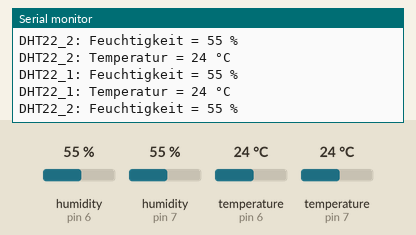
A sketch run on a simulated Arduino Uno, built with avr-gcc and run on an emulated ATmega328P. Shown: the last lines printed to the serial monitor. The test bench sets the inputs (shaded band); at power-on: humidity (sensors on pin 6, pin 7) 55 %, temperature (sensors on pin 6, pin 7) 24 °C.

Above: at 2.2 s.
2.3 s: humidity (sensor on pin 6) set to 22 %
At 2.3 s:
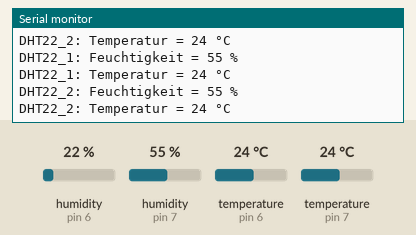
8.5 s: humidity (sensor on pin 7) set to 22 %
At 10.1 s:
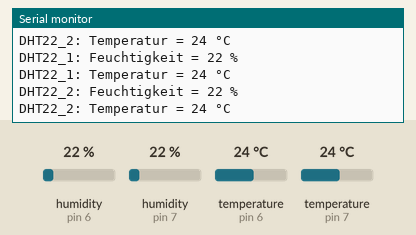
11.3 s: temperature (sensor on pin 6) set to 12 °C
At 12.6 s:
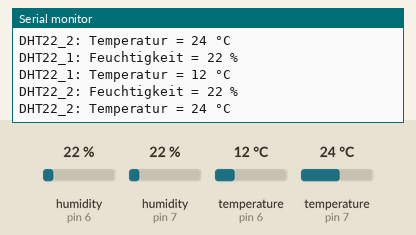
14.1 s: temperature (sensor on pin 7) set to 12 °C
At 16.6 s:
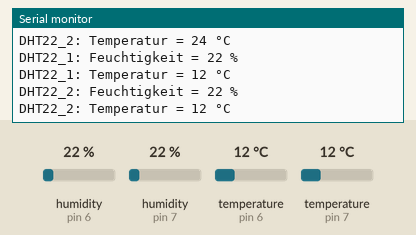
20.3 s: humidity (sensor on pin 6) set to 40 %
23.1 s: humidity (sensor on pin 7) set to 40 %
At 25.3 s:
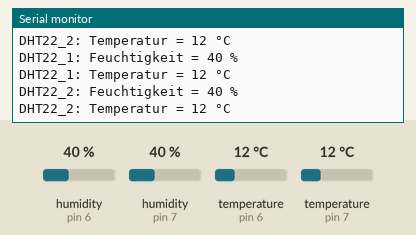
Timing chart, 0 to 26.8 s (numbered marks = the images above; inputs shaded):
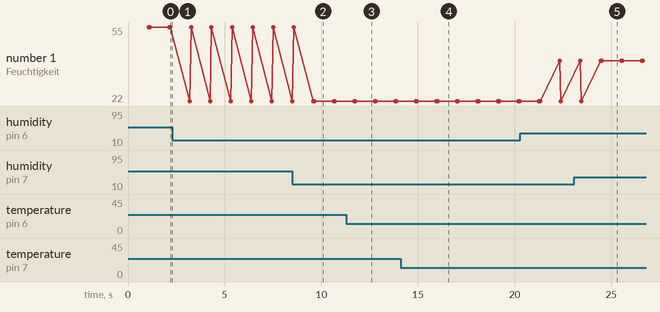

The sketch:

dht22.ino
```cpp
// ################### DEFINITION
  // ################### Library
    #include <DHT.h>                  // https://github.com/Khuuxuanngoc/DHT-sensor-library.git

  // ################### DHT22 (temp & humidity)
    #define DHTPIN1 6          // Connected on Pin D6 on Arduino UNO
    #define DHTPIN2 7          // Connected on Pin D7 on Arduino UNO
    #define DHTTYPE DHT22      // Es handelt sich um den DHT22 Sensor

    DHT dht1(DHTPIN1, DHTTYPE);               // Der Sensor wird mit „dth1“ angesprochen
    DHT dht2(DHTPIN2, DHTTYPE);               // Der Sensor wird mit „dth2“ angesprochen

    class DHT22_th {
      public:
        int   temp  = 0;
        int   hum   = 0;
        bool  use   = true;
    };

    DHT22_th dht22_1;                 // build instance of class
    DHT22_th dht22_2;

void setup() {

    // ################### Debugging Monitor
    Serial.begin(9600);             // for Debugging/print
    while (!Serial) {
      ; // wait for serial port to connect
    }
    delay(1000);
    Serial.println("Serial Monitor initialized");

  // ################### DHT22
    if (dht22_1.use == true) {
      dht1.begin();           // Feuchtigkeitssensor DHT22 (1) starten
      Serial.println("DHT22_1 initialized");
    }
    if (dht22_2.use == true) {
      dht2.begin();           // Feuchtigkeitssensor DHT22 (2) starten
      Serial.println("DHT22_2 initialized");
    }
}

void loop() {
  // ############################################   READ humidity sensor
    if (dht22_1.use == true) {
      dht22_1.hum   = dht1.readHumidity();
      dht22_1.temp  = dht1.readTemperature();
    }
    if (dht22_2.use == true) {
      dht22_2.hum   = dht2.readHumidity();
      dht22_2.temp  = dht2.readTemperature();
    }

    Serial.println("DHT22_1: Feuchtigkeit = " + String(dht22_1.hum) + " %");
    Serial.println("DHT22_1: Temperatur = " + String(dht22_1.temp) + " °C");

    Serial.println("DHT22_2: Feuchtigkeit = " + String(dht22_2.hum) + " %");
    Serial.println("DHT22_2: Temperatur = " + String(dht22_2.temp) + " °C");

    delay(1000);
}
```

Measured:
- after the input at 8.5 s, the serial monitor: prints a new line after 1.1 s (image 2)
- after the input at 11.3 s, the serial monitor: prints a new line after 0.43 s (image 3)
- after the input at 14.1 s, the serial monitor: prints a new line after 1.9 s (image 4)
- after the input at 23.1 s, the serial monitor: prints a new line after 1.4 s (image 5)
